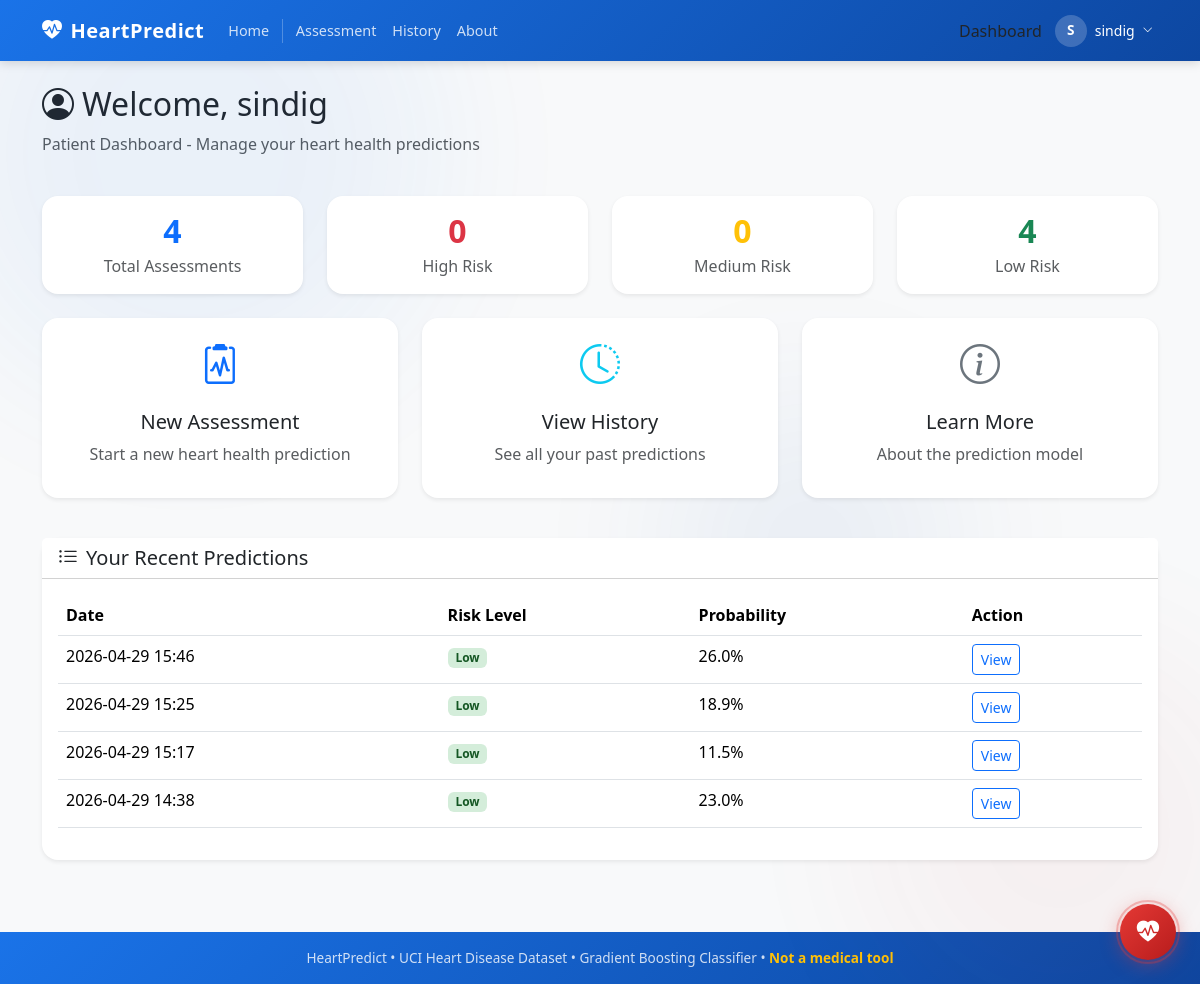
Before: /dashboard/user (signed in) with the older database file.
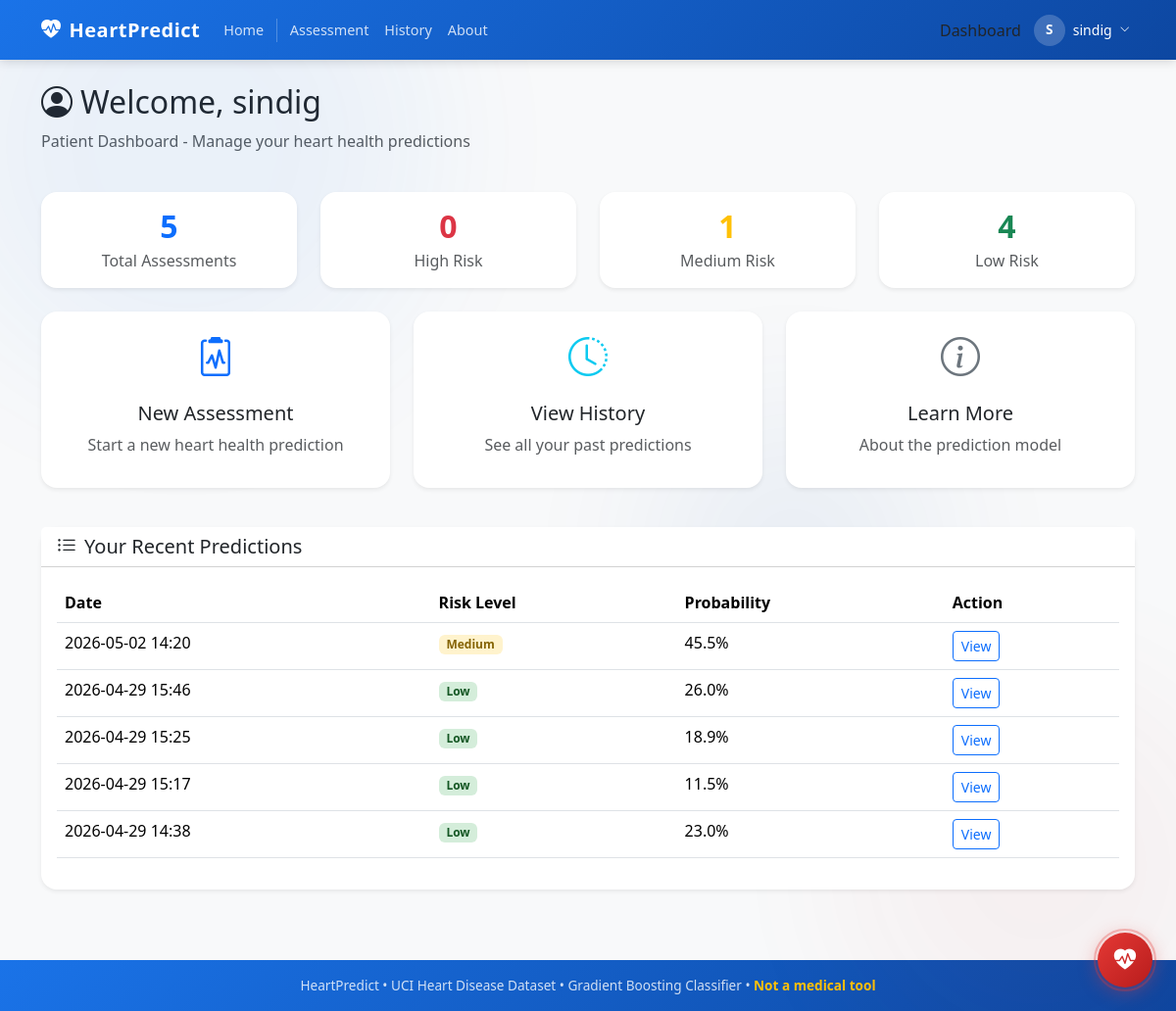
After: the same page with the newer database file.
### models.py (models this page shows)
class Prediction(db.Model):
    __tablename__ = "predictions"
    id           = db.Column(db.Integer, primary_key=True)
    user_id      = db.Column(db.Integer, db.ForeignKey('users.id'), nullable=True)
    created_at   = db.Column(db.DateTime, default=datetime.utcnow)
    input_data   = db.Column(db.Text, nullable=False)
    prediction   = db.Column(db.Integer, nullable=False)
    probability  = db.Column(db.Float, nullable=False)
    risk_level   = db.Column(db.String(20), nullable=False)
    def to_dict(self):
        import json
        return {
            "id":          self.id,
            "created_at":  self.created_at.strftime("%Y-%m-%d %H:%M"),
            "input_data":  json.loads(self.input_data),
            "prediction":  self.prediction,
            "probability": round(self.probability * 100, 1),
            "risk_level":  self.risk_level,
        }

### dashboard_routes.py (the view)
@dashboard.route('/user')
@login_required
@role_required('user')
def user_dashboard():
    from models import Prediction
    records = Prediction.query.filter_by(user_id=current_user.id).order_by(Prediction.created_at.desc()).all()
    stats = {
        'total': len(records),
        'high_risk': sum(1 for r in records if r.risk_level == 'High'),
        'medium_risk': sum(1 for r in records if r.risk_level == 'Medium'),
        'low_risk': sum(1 for r in records if r.risk_level == 'Low'),
    }
    return render_template('dashboard/user_dashboard.html', records=[r.to_dict() for r in records], stats=stats)

### auth.py (called while the page is built)
@login_manager.user_loader
def load_user(user_id):
    from models import User
    return User.query.get(int(user_id))

### templates/dashboard/user_dashboard.html (shortened to what the changed rows need)
{% extends "base.html" %}
{% block content %}
<div class="container py-4">
  <div class="row mb-4">
    <div class="col">
      <h2><i class="bi bi-person-circle me-2"></i>Welcome, {{ current_user.username }}</h2>
    </div>
  </div>
  <div class="row mb-4">
    <div class="col-md-3" data-aos="fade-up" data-aos-delay="0">
      <div class="card text-center border-0 shadow-sm stat-card">
        <div class="card-body">
          <div class="stat-number text-primary">{{ stats.total }}</div>
          <p class="text-muted mb-0">Total Assessments</p>
        </div>
      </div>
    </div>
    <div class="col-md-3" data-aos="fade-up" data-aos-delay="100">
      <div class="card text-center border-0 shadow-sm stat-card">
        <div class="card-body">
          <div class="stat-number text-warning">{{ stats.medium_risk }}</div>
          <p class="text-muted mb-0">Medium Risk</p>
        </div>
      </div>
    </div>
  </div>
  <div class="row mt-4">
    <div class="col">
      <div class="card border-0 shadow-sm">
        <div class="card-body">
          {% if records %}
          <div class="table-responsive">
            <table class="table table-hover">
              <thead>
                <tr>
                  <th>Date</th>
                  <th>Risk Level</th>
                  <th>Probability</th>
                  <th>Action</th>
                </tr>
              </thead>
              <tbody>
                {% for record in records[:10] %}
                <tr>
                  <td>{{ record.created_at }}</td>
                  <td><span class="badge risk-{{ record.risk_level }}">{{ record.risk_level }}</span></td>
                  <td>{{ record.probability }}%</td>
                  <td>
                    <button class="btn btn-sm btn-outline-primary view-prediction-btn"
                            data-prediction-id="{{ record.id }}"
                            data-bs-toggle="modal"
                            data-bs-target="#predictionModal">
                      View
                    </button>
                  </td>
                </tr>
                {% endfor %}
              </tbody>
            </table>
          </div>
          {% else %}
          <p class="text-muted text-center py-4 mb-0">No predictions yet. <a href="{{ url_for('predict') }}">Start your first assessment</a></p>
          {% endif %}
        </div>
      </div>
    </div>
  </div>
</div>
{% endblock %}

Changed rows visible on the page:
added Prediction: created_at "2026-05-02 14:20", risk_level "Medium", probability "45.5"
Other visible differences:
{{ stats.total }}: "4" → "5"
{{ stats.medium_risk }}: "0" → "1"
